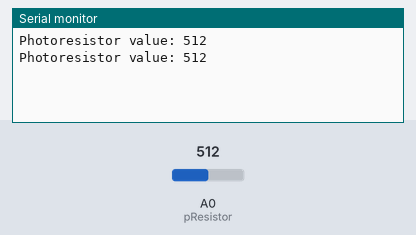
Bench run of a sketch on a simulated Arduino Uno, built with avr-gcc and run on an emulated ATmega328P. On the bench: the last lines printed to the serial monitor. The test bench sets the inputs (shaded band); at power-on: A0 (pResistor) = 512.

Above: at 5.8 s.
5.9 s: A0 (pResistor) set to 716
At 10.8 s:
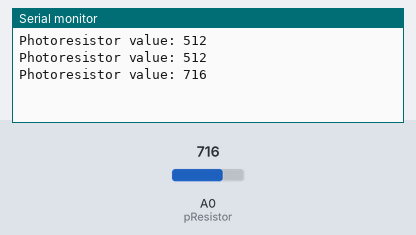
11.9 s: A0 (pResistor) set to 900
At 15.8 s:
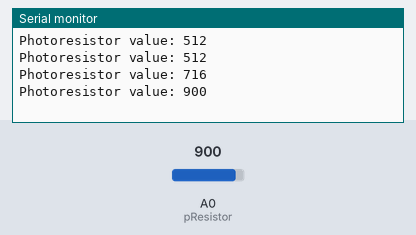
Timing chart, 0 to 17.3 s (numbered marks = the images above; inputs shaded):
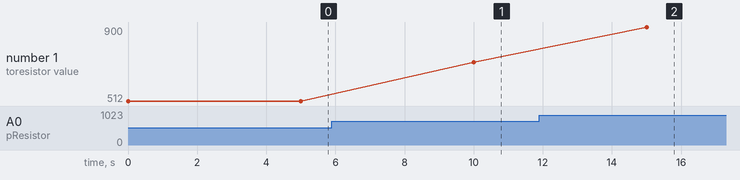

Measured:
- after the input at 5.9 s, the serial monitor: prints a new line after 4.1 s (image 1)
- after the input at 11.9 s, the serial monitor: prints a new line after 3.1 s (image 2)
- plotted number 1: 512 → 716 after the input at 5.9 s, 716 → 900 after the input at 11.9 s

The sketch:

photoresistor.ino
```cpp
//Constants
const int pResistor = A0; // Photoresistor at Arduino analog pin A0
//const int ledPin=9;       // Led pin at Arduino pin 9

//Variables
int value;          // Store value from photoresistor (0-1023)

void setup(){
  Serial.begin(9600);
 //pinMode(ledPin, OUTPUT);  // Set lepPin - 9 pin as an output
 pinMode(pResistor, INPUT);// Set pResistor - A0 pin as an input (optional)
}

void loop(){
  value = analogRead(pResistor);
  Serial.print("Photoresistor value: ");
  Serial.println(value);
  //You can change value "25"
 /* if (value > 500){
    digitalWrite(ledPin, LOW);  //Turn led off
  }
  else{
    digitalWrite(ledPin, HIGH); //Turn led on
  }
*/
  delay(5000); //Small delay
}
```
